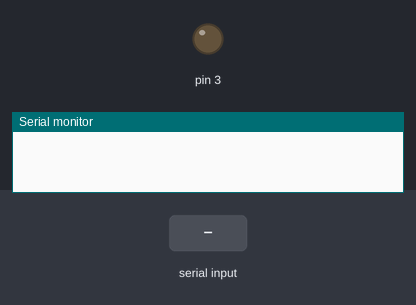
This sketch was run on a simulated Arduino Uno, built with avr-gcc and run on an emulated ATmega328P. On the bench: output pins drawn as LEDs (lit = HIGH), the last lines printed to the serial monitor. The inputs (shaded band) are chosen by the test bench.

Above: at 1.2 s.
1.3 s: "1" received over the second serial link
At 2.6 s:
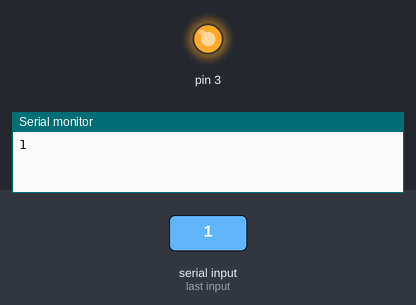
Timing chart, 0 to 4.3 s (numbered marks = the images above; inputs shaded):
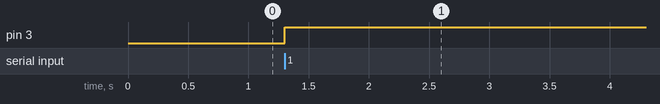

The sketch:

HC12_R.ino
```cpp
#include <SoftwareSerial.h>
SoftwareSerial HC12(10, 11); // HC-12 TX Pin, HC-12 RX Pin
void setup() {
  Serial.begin(9600);             // Serial port to computer
  HC12.begin(9600);               // Serial port to HC12
  pinMode(3, OUTPUT);
}
void loop() {
  if (HC12.available()) {        // If HC-12 has data
    Serial.write(HC12.read());      // Send the data to Serial monitor
    digitalWrite(3,HIGH);
  }
  /* else{
    digitalWrite(3,LOW);
    }
  if (Serial.available()) {      // If Serial monitor has data
    HC12.write(Serial.read());      // Send that data to HC-12
  }*/
 }
```

Measured:
- after the input at 1.3 s, pin 3: LOW → HIGH at once
